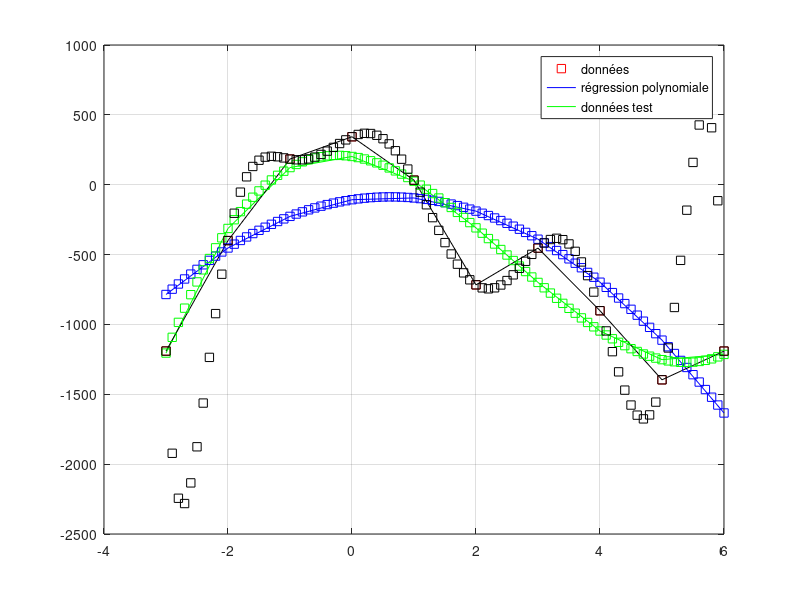

MATLAB code for this plot:
clc; clear; close all

load data2.mat;

A1 = [ ones(length(xapp), 1), xapp, xapp.^2];
A2 = [ ones(length(xapp), 1), xapp, xapp.^2 xapp.^3];
A3 = [ ones(length(xapp), 1), xapp, xapp.^2 xapp.^3, xapp.^4, xapp.^5, xapp.^6, xapp.^7, xapp.^8, xapp.^9];

Ap1 = pinv(A1);
Ap2 = pinv(A2);
Ap3 = pinv(A3);

theta_estime1 = Ap1 * yapp;
theta_estime2 = Ap2 * yapp;
theta_estime3 = Ap3 * yapp;

yapp_estime1 = theta_estime1(1) + theta_estime1(2) * xapp + theta_estime1(3) * xapp.^2;
yapp_estime2 = theta_estime2(1) + theta_estime2(2) * xapp + theta_estime2(3) * xapp.^2 + theta_estime2(4) * xapp.^3;
yapp_estime3 = theta_estime3(1) + theta_estime3(2) * xapp + theta_estime3(3) * xapp.^2 + theta_estime3(4) * xapp.^3 + theta_estime3(5) * xapp.^4 + theta_estime3(6) * xapp.^5 + theta_estime3(7) * xapp.^6 + theta_estime3(8) * xapp.^7 + theta_estime3(9) * xapp.^8 + theta_estime3(10) * xapp.^9;

figure(1)
plot(xapp, yapp, 'rs')
grid()
hold on
plot(xapp, yapp_estime1, 'b')
plot(xapp, yapp_estime2, 'g')
plot(xapp, yapp_estime3, 'k')


emod1 = norm(yapp_estime1 - yapp)^2;
emod2 = norm(yapp_estime2 - yapp)^2;
emod3 = norm(yapp_estime3 - yapp)^2;

yapp_new1 = theta_estime1(1) + theta_estime1(2) * xtest + theta_estime1(3) * xtest.^2;
yapp_new2 = theta_estime2(1) + theta_estime2(2) * xtest + theta_estime2(3) * xtest.^2 + theta_estime2(4) * xtest.^3;
yapp_new3 = theta_estime3(1) + theta_estime3(2) * xtest + theta_estime3(3) * xtest.^2 + theta_estime3(4) * xtest.^3 + theta_estime3(5) * xtest.^4 + theta_estime3(6) * xtest.^5 + theta_estime3(7) * xtest.^6 + theta_estime3(8) * xtest.^7 + theta_estime3(9) * xtest.^8 + theta_estime3(10) * xtest.^9;

plot(xtest, yapp_new1, 'bs')
plot(xtest, yapp_new2, 'gs')
plot(xtest, yapp_new3, 'ks')
legend("données", "régression polynomiale", "données test")

emod_new1 = norm(yapp_new1 - ytest)^2;
emod_new2 = norm(yapp_new2 - ytest)^2;
emod_new3 = norm(yapp_new3 - ytest)^2;